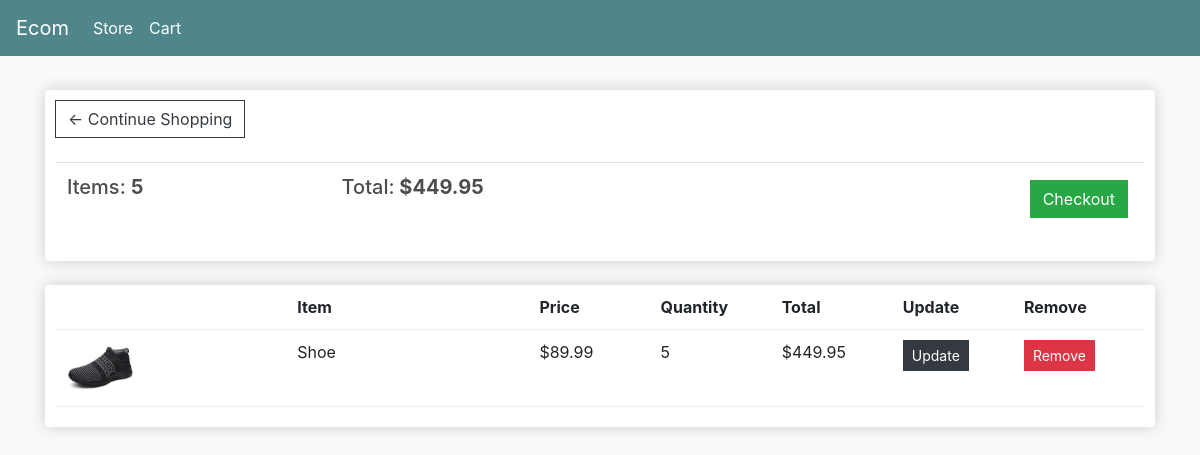
The app's page /cart/ (signed in) with its own data.
### store/models.py (models this page shows, shortened)
class Order(models.Model):
	customer = models.ForeignKey(Customer, on_delete=models.SET_NULL, null=True, blank=True)
	date_ordered = models.DateTimeField(auto_now_add=True)
	complete = models.BooleanField(default=False)
	transaction_id = models.CharField(max_length=100, null=True)
	@property
	def get_cart_total(self):
		orderitems = self.orderitem_set.all()
		total = sum([item.get_total for item in orderitems])
		return total
	@property
	def get_cart_items(self):
		orderitems = self.orderitem_set.all()
		total = sum([item.quantity for item in orderitems])
		return total

class OrderItem(models.Model):
	product = models.ForeignKey(Product, on_delete=models.SET_NULL, null=True)
	order = models.ForeignKey(Order, on_delete=models.SET_NULL, null=True)
	quantity = models.IntegerField(default=0, null=True, blank=True)
	date_added = models.DateTimeField(auto_now_add=True)
	@property
	def get_total(self):
		total = self.product.price * self.quantity
		return total

class Product(models.Model):
	name = models.CharField(max_length=200)
	price = models.DecimalField(max_digits=7, decimal_places=2)
	image = models.ImageField(null=True, blank=True)
	@property
	def imageURL(self):
		try:
			url = self.image.url
		except:
			url = ''
		return url

### store/views.py (the view)
# urls.py: path('cart/', views.cart, name="cart"),
def cart(request):
	try:
		customer = request.user.customer
	except:
		device = request.COOKIES['device']
		customer, created = Customer.objects.get_or_create(device=device)
	order, created = Order.objects.get_or_create(customer=customer, complete=False)
	context = {'order':order}
	return render(request, 'store/cart.html', context)

### store/templates/store/cart.html
{% extends 'store/main.html' %}
{% load static %}
{% block content %}
	{% if order != None %}
	<div class="row">
		<div class="col-lg-12">
			<div class="box-element">
				<a  class="btn btn-outline-dark" href="{% url 'store' %}">&#x2190; Continue Shopping</a>
				<br>
				<br>
				<table class="table">
					<tr>
						<th><h5>Items: <strong>{{order.get_cart_items}}</strong></h5></th>
						<th><h5>Total:<strong> ${{order.get_cart_total|floatformat:2}}</strong></h5></th>
						<th>
							<a  style="float:right; margin:5px;" class="btn btn-success" href="">Checkout</a>
						</th>
					</tr>
				</table>
			</div>
			<br>
			<div class="box-element">
				<div class="cart-row">
					<div style="flex:2"></div>
					<div style="flex:2"><strong>Item</strong></div>
					<div style="flex:1"><strong>Price</strong></div>
					<div style="flex:1"><strong>Quantity</strong></div>
					<div style="flex:1"><strong>Total</strong></div>
					<div style="flex:1"><strong>Update</strong></div>
					<div style="flex:1"><strong>Remove</strong></div>
				</div>
				{% for item in order.orderitem_set.all %}
				<div class="cart-row">
					<div style="flex:2"><img class="row-image" src="{{item.product.imageURL}}"></div>
					<div style="flex:2"><p>{{item.product.name}}</p></div>
					<div style="flex:1"><p>${{item.product.price|floatformat:2}}</p></div>
					<div style="flex:1"><p class="quantity">{{item.quantity}}</p></div>
					<div style="flex:1"><p>${{item.get_total|floatformat:2}}</p></div>
					<div style="flex:1">
						<a class="btn btn-sm btn-dark" href="{% url 'product' item.product.id %}">Update</a>
					</div>
					<div style="flex:1">
						<a class="btn btn-sm btn-danger" href="">Remove</a>
					</div>
				</div>
				{% endfor %}
			</div>
		</div>
	</div>
	{% else %}
	<h1 style="text-align:center;padding: 100px">No Items in cart</h1>
	{% endif %}
{% endblock content %}

### static/css/main.css (style rules this page uses)
body { background-color: hsl(0, 0%, 98%); }
h1,h2,h3,h4,h5,h6 { color:hsl(0, 0%, 30%); }
.box-element { box-shadow:hsl(0, 0%, 80%) 0 0 16px; background-color: #fff; border-radius: 4px; padding: 10px; }
.col-lg-4, .col-lg-6, .col-lg-8, .col-lg-12 { margin-top: 10px; }
.btn { border-radius: 0; }
.row-image { width: 100px; }
.cart-row { display: flex; align-items: flex-stretch; padding-bottom: 10px; margin-bottom: 10px; border-bottom: 1px solid #ececec; }

### records on screen
Order: get_cart_items "5", get_cart_total "449.95"
OrderItem: product.imageURL (picture), product.name "Shoe", product.price "89.99", quantity "5", get_total "449.95"
